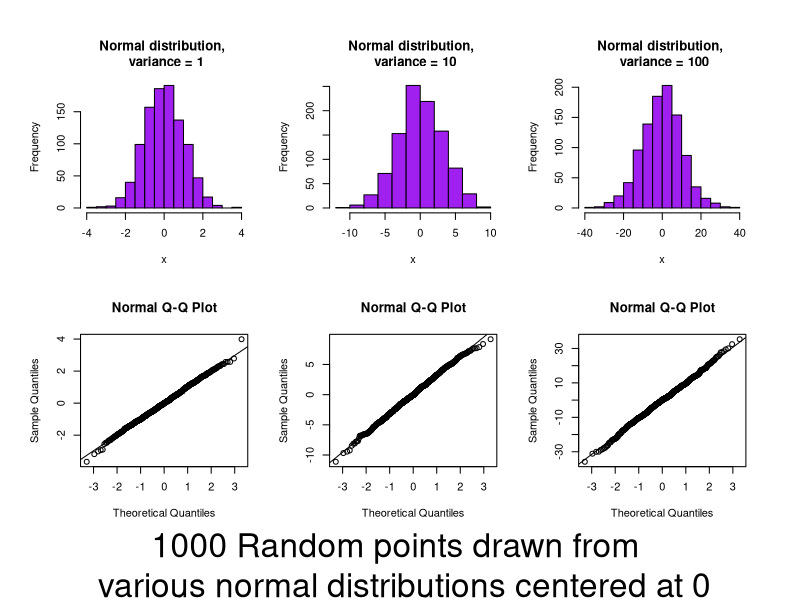
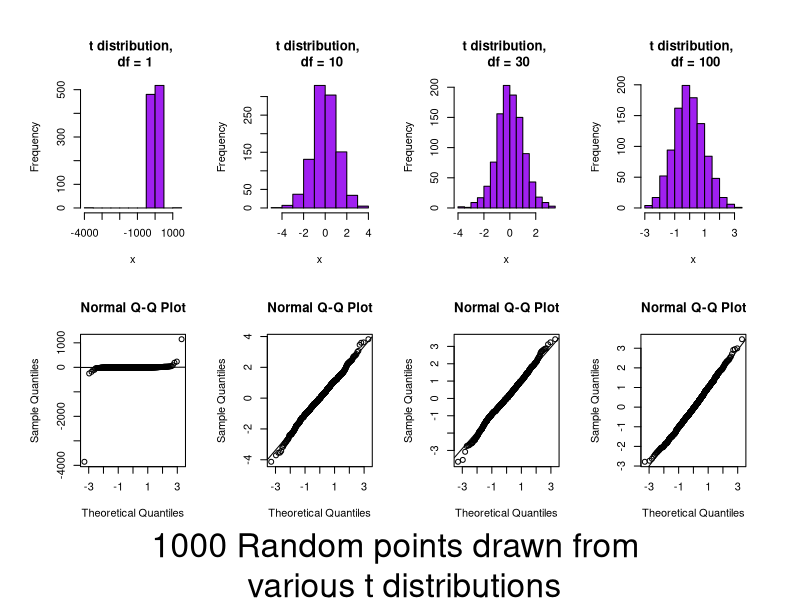
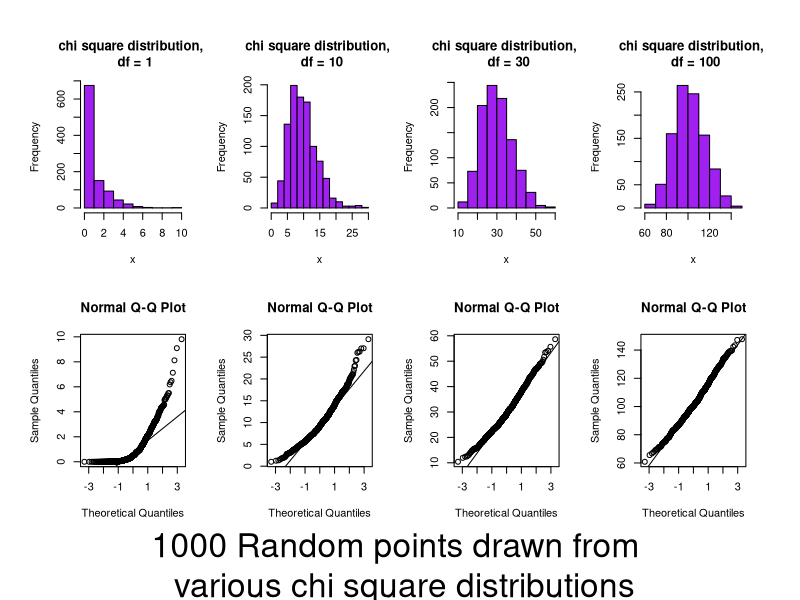
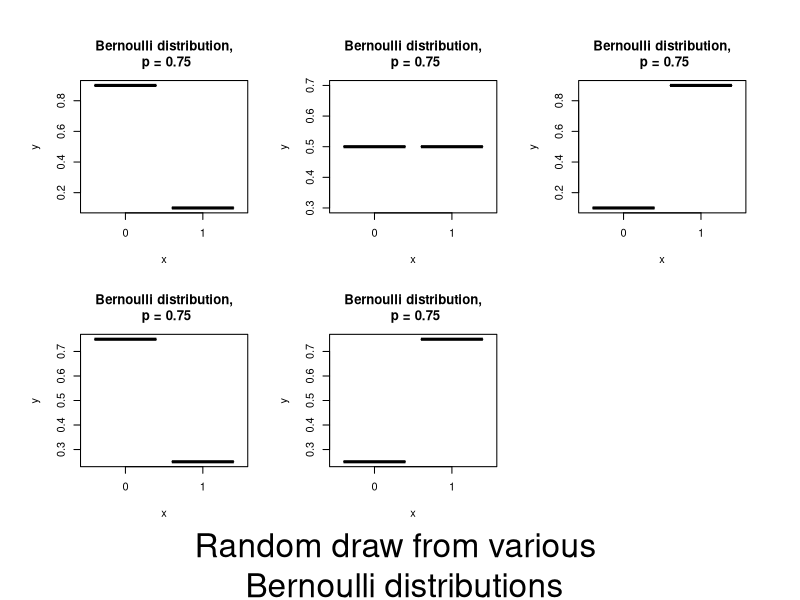
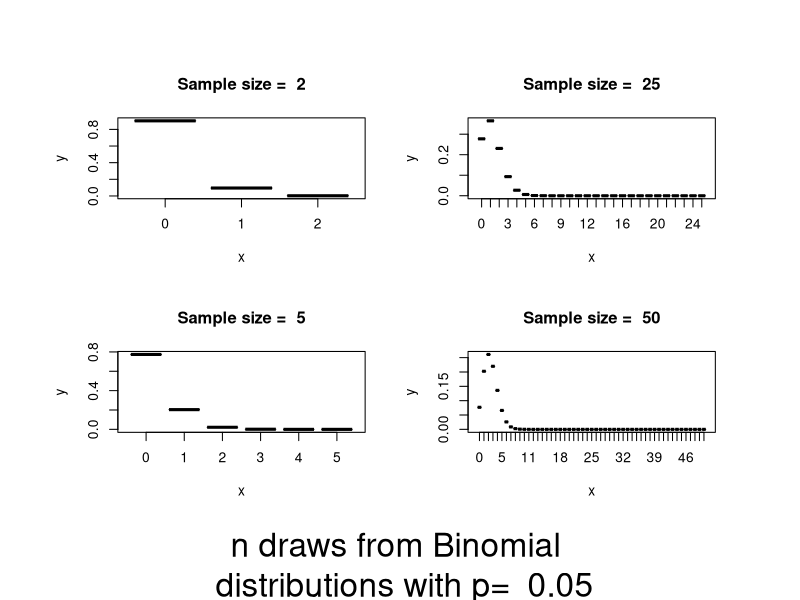
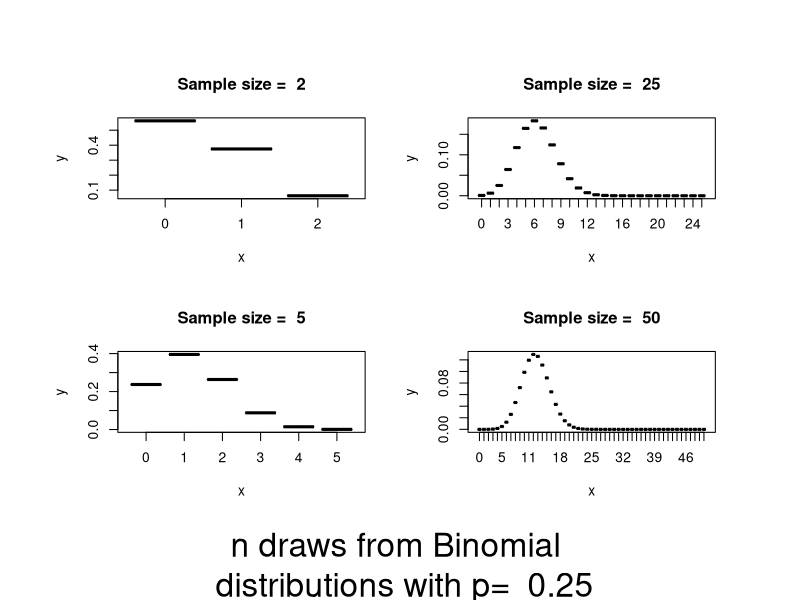
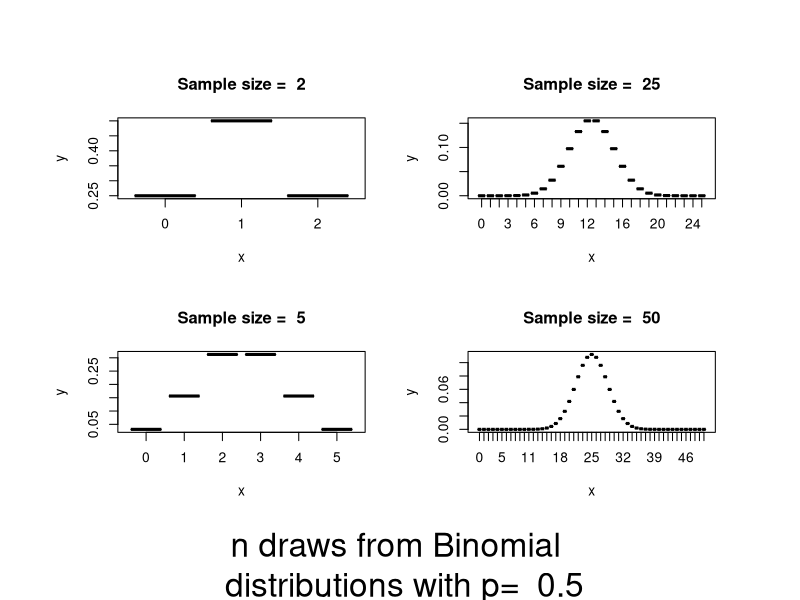
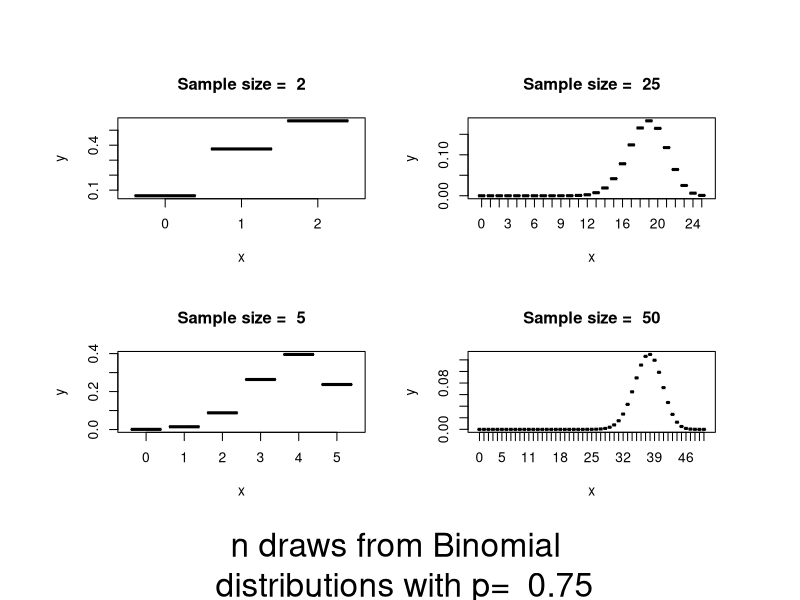

Generate these figures, in order, with R:
#use code below to assess how data from various distributions visually compares 
#to a normal distribution
#
##normal
sigma=c(1,10,100)
par(mfcol=c(2,3), oma = c(5,2,2,2), ask=F)
for(j in 1:length(sigma)){
  x=rnorm(1000, 0, sqrt(sigma[j]))
  hist(x, main=paste("Normal distribution, \n variance = ",sigma[j], sep = ""), col = "purple")
  qqnorm(x)
  qqline(x)
}
mtext("1000 Random points drawn from \n various normal distributions centered at 0", outer = T, side = 1, 
      cex = 2, line = 4)

readline(prompt="Press [enter] to continue")


#t
freedom=c(1,10,30,100)
par(mfcol=c(2,4), oma = c(5,2,2,2), ask=F)
for(j in 1:length(freedom)){
  x=rt(1000, df=freedom[j])
  hist(x, main=paste("t distribution, \n df = ",freedom[j], sep = ""), col = "purple")
  qqnorm(x)
  qqline(x)
}
mtext("1000 Random points drawn from \n various t distributions", outer = T, side = 1, 
      cex = 2, line = 4)

readline(prompt="Press [enter] to continue")

#chi-square
freedom=c(1,10,30,100)
par(mfcol=c(2,4), oma = c(5,2,2,2), ask=F)
for(j in 1:length(freedom)){
  x=rchisq(1000, df=freedom[j])
  hist(x, main=paste("chi square distribution, \n df = ",freedom[j], sep = ""), col = "purple")
  qqnorm(x)
  qqline(x)
}
mtext("1000 Random points drawn from \n various chi square distributions", outer = T, side = 1, 
      cex = 2, line = 4)

readline(prompt="Press [enter] to continue")

#bernoulli
y=0:1
n=1
p=c(.1,.25, .5,.75, .9)
par(mfcol=c(2,3), oma = c(5,2,2,2), ask=F)
for (i in 1:length(p)){
  x=dbinom(y,n,p[i])
  plot(as.factor(y),x, type="h",main = paste("Bernoulli distribution,\n p = ",p[j], sep = ""))
}
mtext("Random draw from various \n Bernoulli distributions", outer = T, side = 1, 
      cex = 2, line = 4)

readline(prompt="Press [enter] to continue")


#binomial
n=c(2,5,25,50)
p=c(.05, .25, .5, .75, .95)
par(mfcol=c(2,2), ask=F, oma=c(5,3,3,3))
for(j in 1:length(p)){
  for (i in 1:length(n)){
    y=0:n[i]
    x=dbinom(y,n[i],p[j])
    plot(as.factor(y),x, type="h", main=paste("Sample size = ", n[i]))
  }
  mtext(paste("n draws from Binomial \n distributions with p= ", p[j]), outer = T, side = 1, 
        cex = 2, line = 4)
  
  readline(prompt="Press [enter] to continue")
  }

#poisson
u=c(2,5,10,30,50,100)
par(mfcol=c(2,3), ask=F, oma=c(5,3,3,3))
for(j in 1:length(u)){
  x=dpois(x=0:(u[j]*3),lambda=u[j])
  plot(0:(u[j]*3),x, type="h", main=paste("mu = ", u[j]), xlab = "")
}
mtext(paste("Poisson distributions \n with mu= ", u[j]), outer = T, side = 1, 
      cex = 2, line = 4)